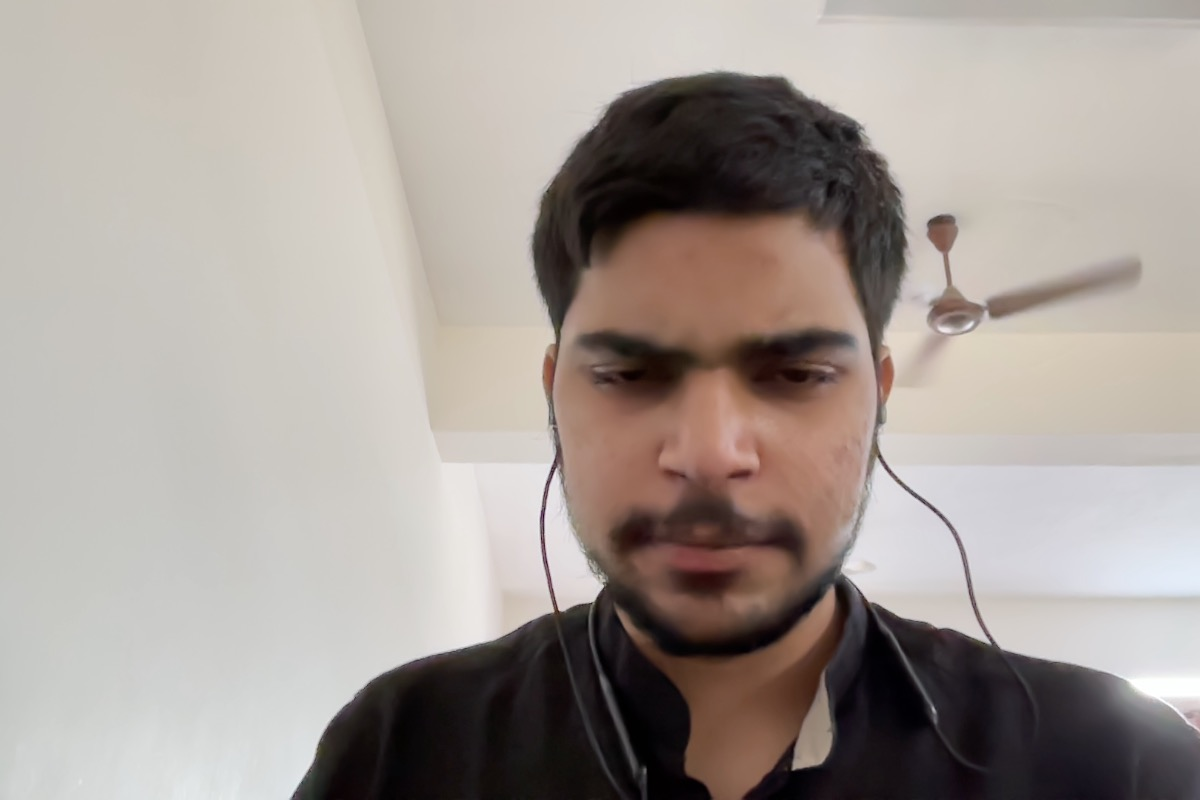
#> input picture image_1.jpg, 1200 x 800 px
$ jupyter execute Set_Operatins.ipynb
#> lines starting #> are read from the running program, lines starting #| are printed output that depends on the picture
[cell 1]
import cv2 as cv
import numpy as np
import matplotlib.pyplot as plt


def union_images():
    image_1 = cv.imread("image_1.jpg", cv.IMREAD_COLOR)
#> image_1 is the input picture: shape (800, 1200, 3); mean B, G, R 150.6, 156.4, 165.2
    image_2 = cv.imread("image_2.jpg", cv.IMREAD_COLOR)
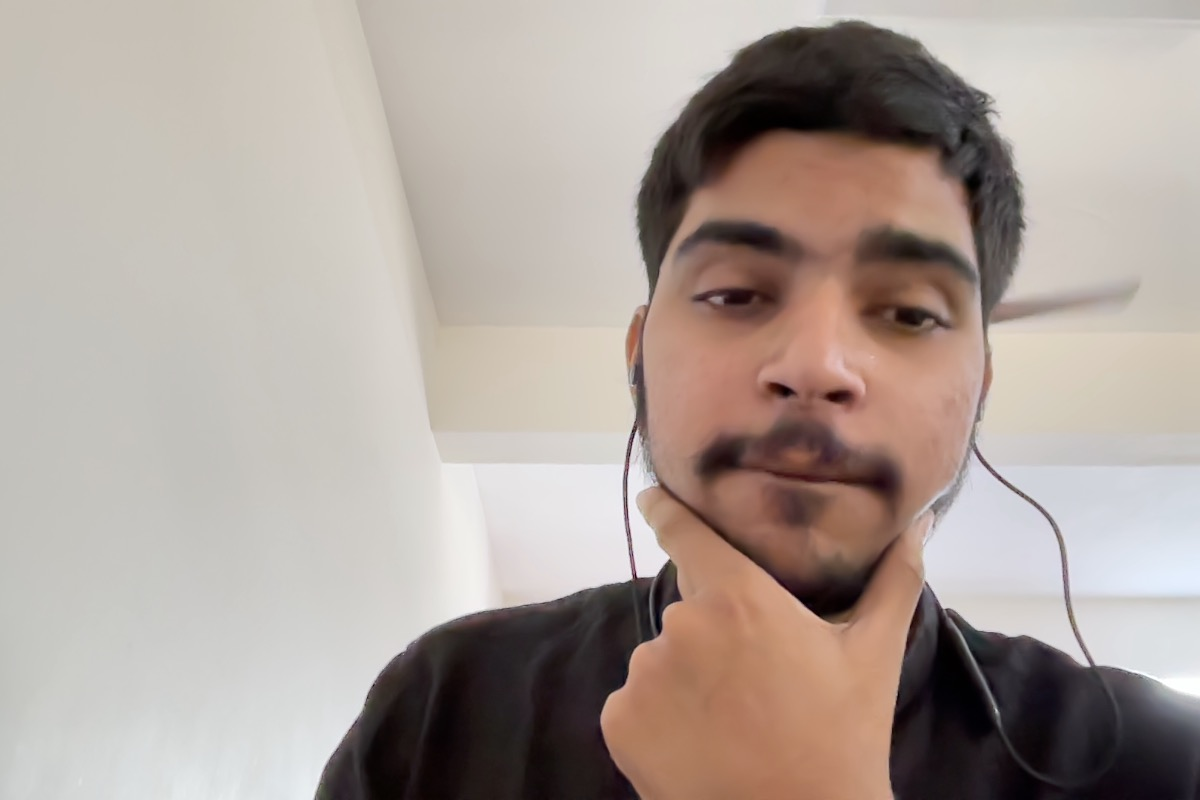
#> input picture image_2.jpg, 1200 x 800 px
#> image_2 is the input picture: shape (800, 1200, 3); mean B, G, R 153.9, 161, 173
    if image_1.shape != image_2.shape:
        print("Images are not the same size, resizing...")
        image_2 = cv.resize(image_2, (image_1.shape[1], image_1.shape[0]))

    result_add_images = cv.bitwise_or(image_1, image_2)

    return result_add_images

def intersection_images():
    image_1 = cv.imread("image_1.jpg", cv.IMREAD_COLOR)
    image_2 = cv.imread("image_2.jpg", cv.IMREAD_COLOR)

    if image_1.shape != image_2.shape:
        print("Images are not the same size, resizing...")
        image_2 = cv.resize(image_2, (image_1.shape[1], image_1.shape[0]))

    result_subtract_images = cv.bitwise_and(image_1, image_2)
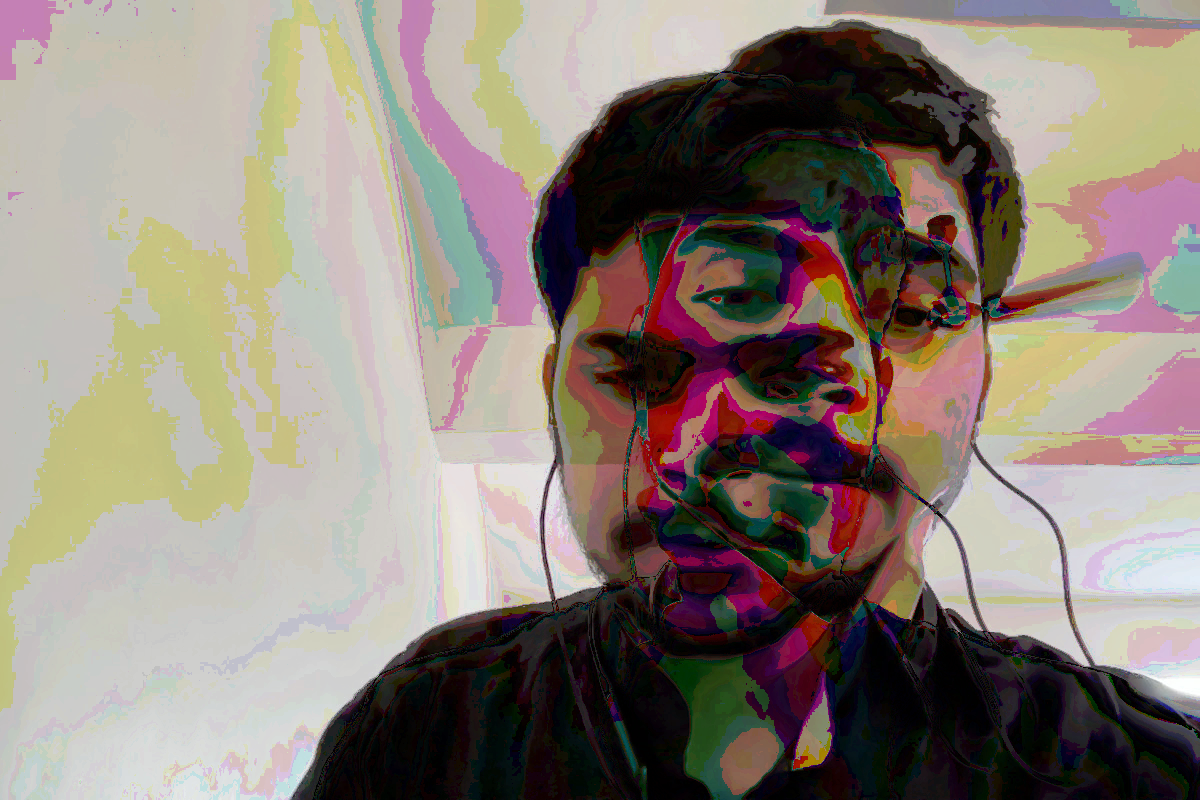
#> result_subtract_images: shape (800, 1200, 3); mean B, G, R 121.3, 130.1, 141
    return result_subtract_images

def negation_images():
    image_1 = cv.imread("image_1.jpg", cv.IMREAD_COLOR)
    image_2 = cv.imread("image_2.jpg", cv.IMREAD_COLOR)

    if image_1.shape != image_2.shape:
        print("Images are not the same size, resizing...")
        image_2 = cv.resize(image_2, (image_1.shape[1], image_1.shape[0]))

    result_multiplied_images = cv.bitwise_not(image_1, image_2)
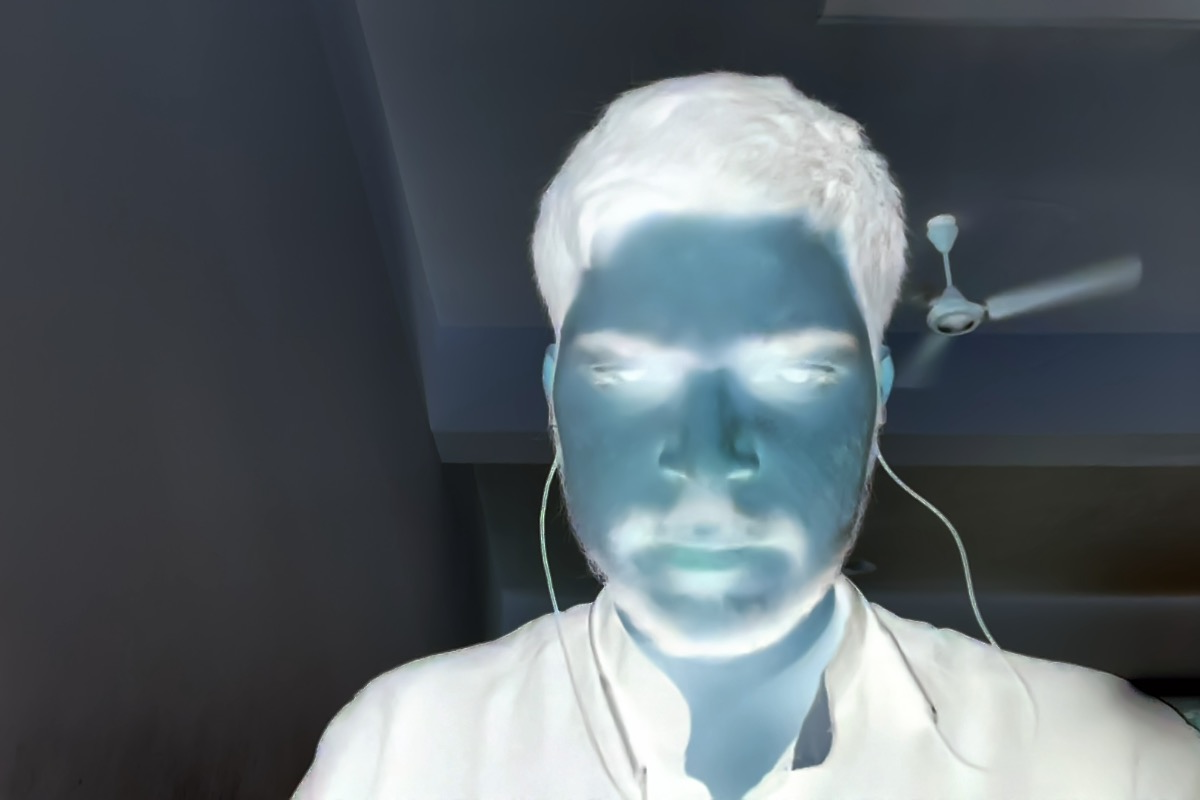
#> result_multiplied_images: shape (800, 1200, 3); mean B, G, R 104.4, 98.6, 89.8
    return result_multiplied_images

def inverter_images():
    image_1 = cv.imread("image_1.jpg", cv.IMREAD_COLOR)
    image_2 = cv.imread("image_2.jpg", cv.IMREAD_COLOR)

    if image_1.shape != image_2.shape:
        print("Images are not the same size, resizing...")
        image_2 = cv.resize(image_2, (image_1.shape[1], image_1.shape[0]))

    result_divided_images = cv.bitwise_xor(image_1, image_2)
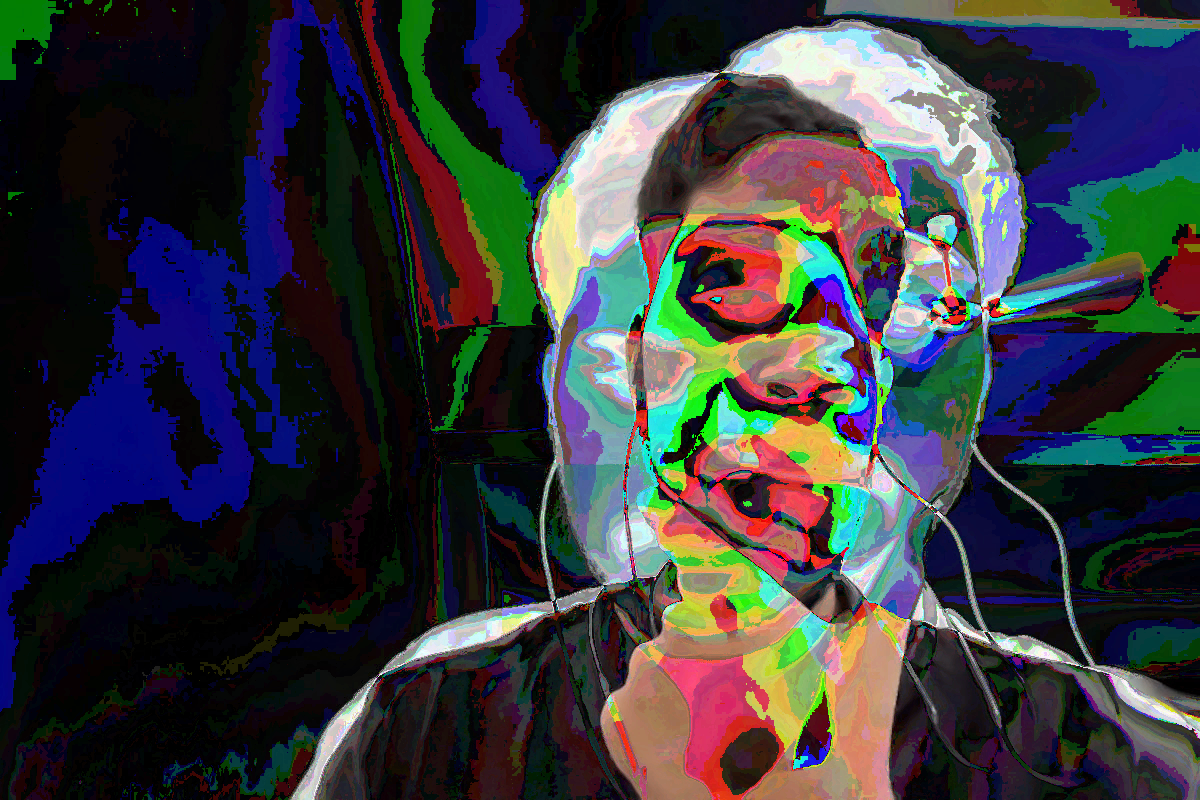
#> result_divided_images: shape (800, 1200, 3); mean B, G, R 62, 57.1, 56.3
    return result_divided_images

[cell 2]
result_or = union_images()
result_and = intersection_images()
result_not = negation_images()
result_xor = inverter_images()


result_or_rgb = cv.cvtColor(result_or, cv.COLOR_BGR2RGB)
result_and_rgb = cv.cvtColor(result_and, cv.COLOR_BGR2RGB)
result_not_rgb = cv.cvtColor(result_not, cv.COLOR_BGR2RGB)
result_xor_rgb = cv.cvtColor(result_xor, cv.COLOR_BGR2RGB)

fig, axs = plt.subplots(2, 2, figsize=(10, 10))

axs[0, 0].imshow(result_or_rgb)
axs[0, 0].set_title('Union')
axs[0, 0].axis('off')

axs[0, 1].imshow(result_and_rgb)
axs[0, 1].set_title('Intersection')
axs[0, 1].axis('off')

axs[1, 0].imshow(result_not_rgb)
axs[1, 0].set_title('Negation')
axs[1, 0].axis('off')

axs[1, 1].imshow(result_xor_rgb)
axs[1, 1].set_title('Inverter')
axs[1, 1].axis('off')


plt.show()
